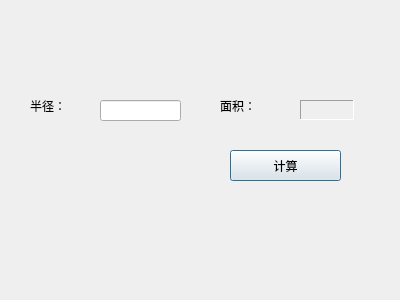
<?xml version="1.0" encoding="UTF-8"?>
<ui version="4.0">
 <class>Dialog</class>
 <widget class="QDialog" name="Dialog">
  <property name="geometry">
   <rect>
    <x>0</x>
    <y>0</y>
    <width>400</width>
    <height>300</height>
   </rect>
  </property>
  <property name="windowTitle">
   <string>Dialog</string>
  </property>
  <widget class="QLineEdit" name="radiusLineEdit">
   <property name="geometry">
    <rect>
     <x>100</x>
     <y>100</y>
     <width>81</width>
     <height>21</height>
    </rect>
   </property>
  </widget>
  <widget class="QPushButton" name="countBtn">
   <property name="geometry">
    <rect>
     <x>230</x>
     <y>150</y>
     <width>111</width>
     <height>31</height>
    </rect>
   </property>
   <property name="text">
    <string>计算</string>
   </property>
  </widget>
  <widget class="QLabel" name="radiusLabel">
   <property name="enabled">
    <bool>true</bool>
   </property>
   <property name="geometry">
    <rect>
     <x>30</x>
     <y>90</y>
     <width>61</width>
     <height>31</height>
    </rect>
   </property>
   <property name="text">
    <string>半径：</string>
   </property>
  </widget>
  <widget class="QLabel" name="areaLabel_1">
   <property name="geometry">
    <rect>
     <x>220</x>
     <y>90</y>
     <width>71</width>
     <height>31</height>
    </rect>
   </property>
   <property name="text">
    <string>面积：</string>
   </property>
   <property name="textFormat">
    <enum>Qt::AutoText</enum>
   </property>
  </widget>
  <widget class="QLabel" name="areaLabel_2">
   <property name="geometry">
    <rect>
     <x>300</x>
     <y>100</y>
     <width>54</width>
     <height>20</height>
    </rect>
   </property>
   <property name="frameShape">
    <enum>QFrame::Panel</enum>
   </property>
   <property name="frameShadow">
    <enum>QFrame::Sunken</enum>
   </property>
   <property name="text">
    <string/>
   </property>
  </widget>
 </widget>
 <layoutdefault spacing="6" margin="11"/>
 <resources/>
 <connections/>
</ui>
